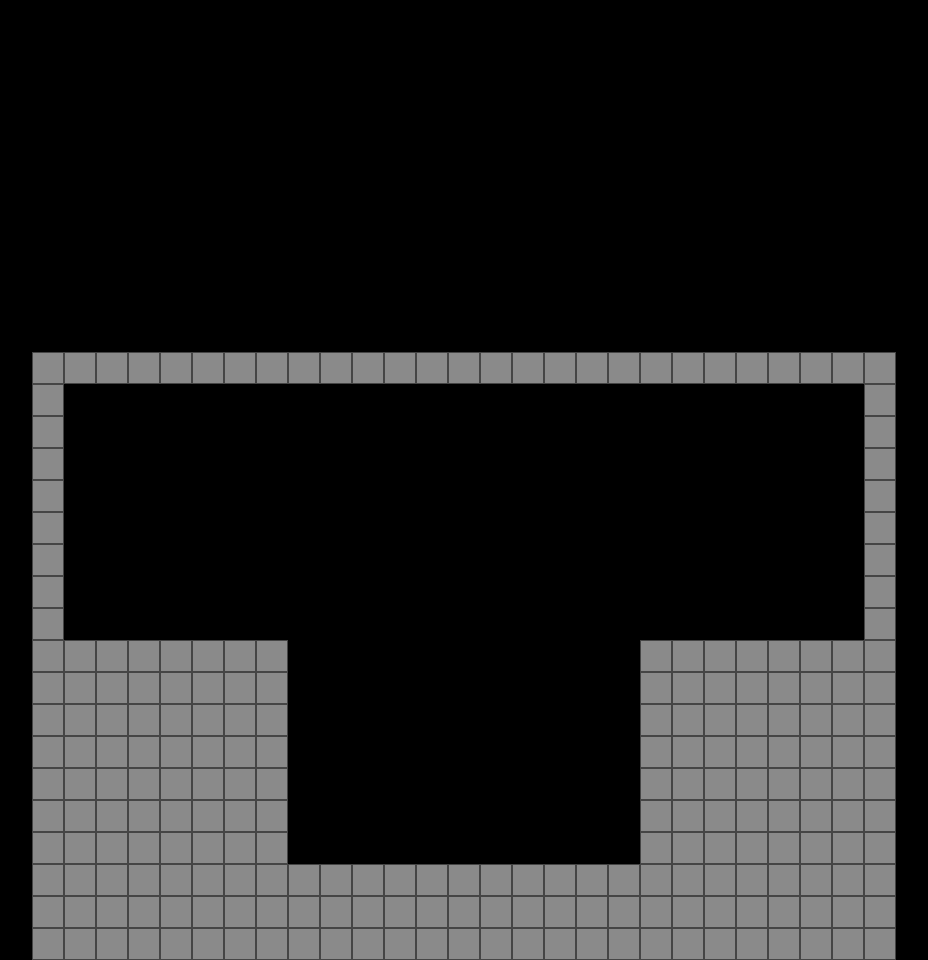

This is a level from a 2D game, rendered from its Tiled map with the project's own tilesets. A one-line summary and the map file follow, with tile-layer data summarised:
An orthogonal 29x30 tile map with 32x32 px tiles, 1 tile layer (foreground), 1 hidden layer not drawn, 2 tilesets and 9 objects (6x Collision, 3x Object).

<map version="1.0" orientation="orthogonal" width="29" height="30" tilewidth="32" tileheight="32">
 <tileset firstgid="1" source="tilesets/Simple.tsx" />
 <tileset firstgid="2" source="tilesets/regiondef.tsx" />
 <layer name="foreground" width="29" height="30">
  <data>[870 cells, 236 non-empty, 1 distinct tile ids]</data>
 </layer>
 <objectgroup name="objects" width="29" height="30">
  <object name="Player" type="Object" x="448" y="736" width="32" height="32" />
  <object name="Switch" type="Object" x="128" y="608" width="32" height="32" />
  <object name="Door" type="Object" x="736" y="576" width="64" height="64" />
 </objectgroup>
 <objectgroup name="collision_zones" width="29" height="30">
  <object type="Collision" x="64" y="864" width="800" height="96" />
  <object type="Collision" x="32" y="352" width="32" height="608" />
  <object type="Collision" x="64" y="352" width="800" height="32" />
  <object type="Collision" x="864" y="352" width="32" height="608" />
  <object type="Collision" x="640" y="640" width="224" height="224" />
  <object type="Collision" x="64" y="640" width="224" height="224" />
 </objectgroup>
 <layer name="collision" width="29" height="30" visible="0">
  <data>[870 cells, 100 non-empty, 1 distinct tile ids]</data>
 </layer>
</map>
